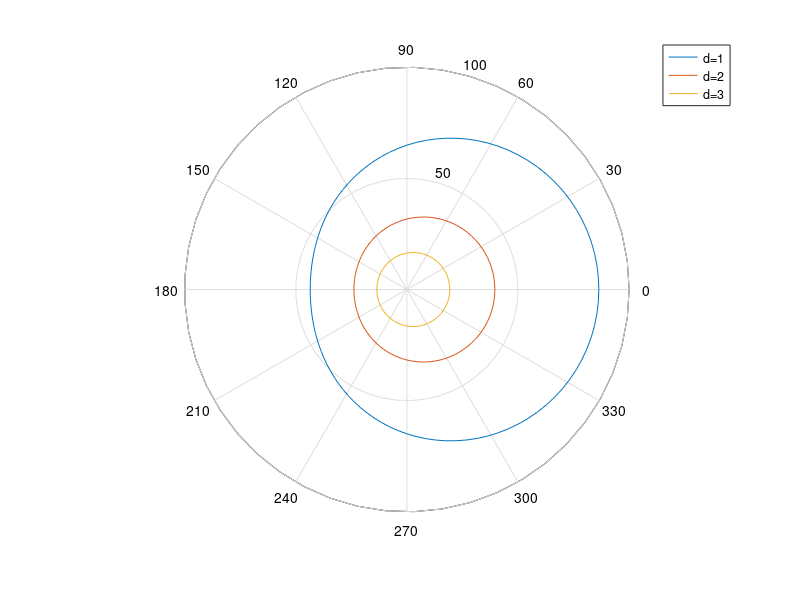

This figure's MATLAB source:
% Visualization of the pedestrian interaction force for the project report

clear all
clc

A_1 = 80;
r = 0.6;
B_1 = 1;
n = 1;
lambda = 0.2;
A_2 = 40;
B_2 = 2;

d = [1 2 3];
phi = 0 : (pi / 50) : (2 * pi);

for j = 1 : length(d)
    for i = 1 : length(phi)
        f(j, i) = A_1 * exp((r - d(j)) / B_1) * n * (lambda + (1 - lambda) * ((1 + cos(phi(i))) / 2)) + A_2 * exp((r - d(j)) / B_2) * n;   % ACHTUNG: Dies ist nur der Betrag der Kraft
    end
    polar(phi, f(j,:))
    hold on
end

legend('d=1', 'd=2', 'd=3', 'Location', 'BestOutside')